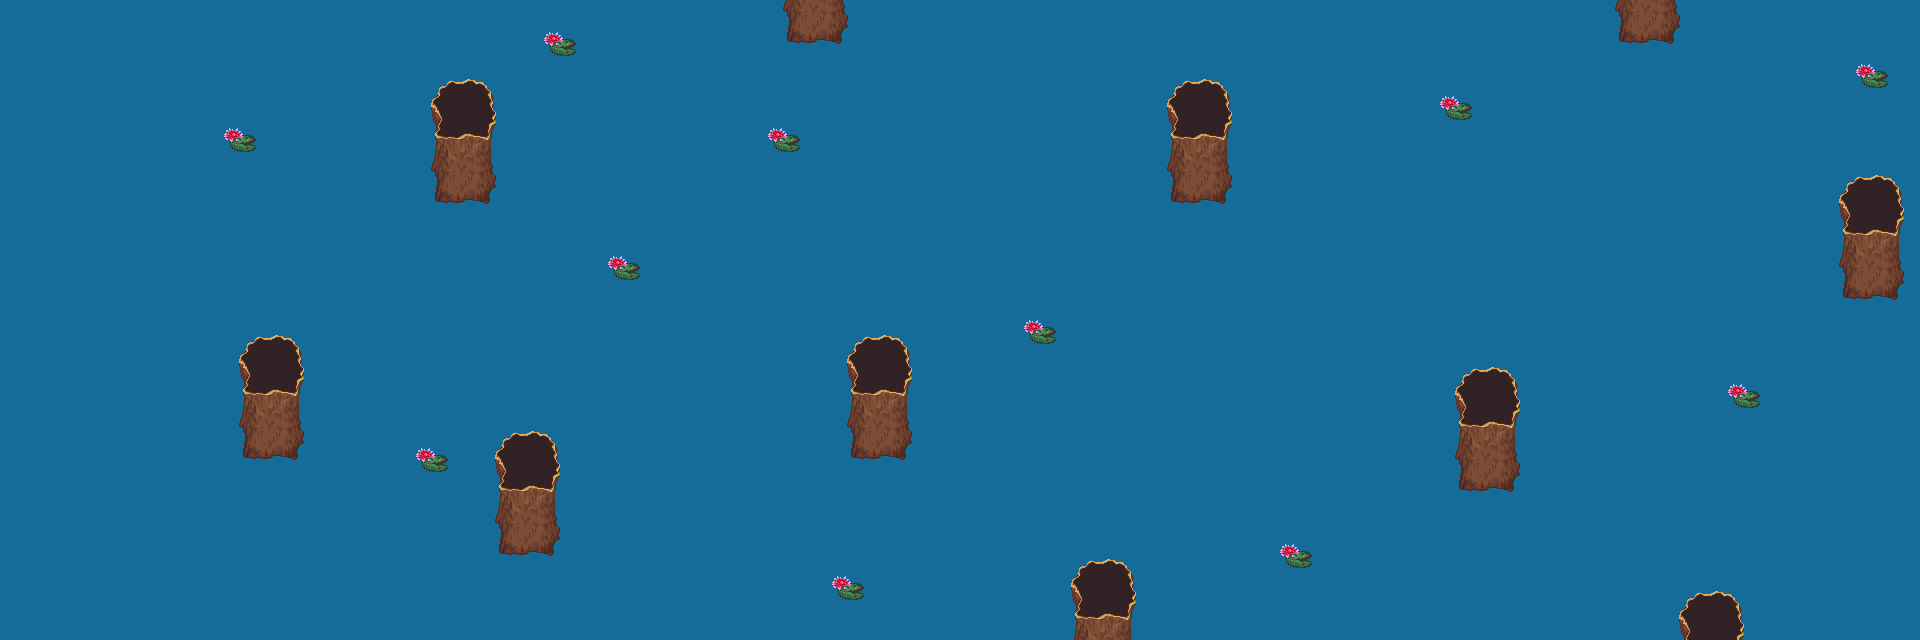

This game map was drawn from its Tiled (.tmx) file and the tilesets committed beside it. A one-line description and the trimmed map source follow:
An orthogonal 60x20 tile map with 32x32 px tiles, 3 tile layers (water-background, collectible-items, obstacle-layer) and 24 objects.

<map version="1.2" tiledversion="1.3.2" orientation="orthogonal" renderorder="right-down" compressionlevel="-1" width="60" height="20" tilewidth="32" tileheight="32" infinite="0" nextlayerid="6" nextobjectid="25">
 <tileset firstgid="1" source="terrain tilesheet.tsx" />
 <layer id="1" name="water-background" width="60" height="20">
  <data>[1200 cells, 1200 non-empty, 1 distinct tile ids]</data>
 </layer>
 <layer id="2" name="collectible-items" width="60" height="20">
  <data>[1200 cells, 11 non-empty, 1 distinct tile ids]</data>
 </layer>
 <layer id="3" name="obstacle-layer" width="60" height="20">
  <data>[1200 cells, 132 non-empty, 15 distinct tile ids]</data>
 </layer>
 <objectgroup id="4" name="collectibles-rectangles">
  <object id="1" x="225.333" y="129.333" width="30.6667" height="25.3333" />
  <object id="2" x="417.333" y="448" width="30.6667" height="25.3333" />
  <object id="3" x="608" y="254.667" width="32" height="26.6667" />
  <object id="4" x="768" y="129.333" width="32" height="24" />
  <object id="5" x="1025.33" y="320" width="32" height="25.3333" />
  <object id="6" x="1280" y="544" width="33.3333" height="26.6667" />
  <object id="7" x="1440" y="94.6667" width="32" height="29.3333" />
  <object id="8" x="1729.33" y="384" width="29.3333" height="24" />
  <object id="9" x="1856" y="64" width="32" height="25.3333" />
  <object id="10" x="546" y="32" width="32" height="28" />
  <object id="11" x="834" y="578" width="30" height="22" />
 </objectgroup>
 <objectgroup id="5" name="obstacle-rectangles">
  <object id="12" x="240.667" y="336" width="64" height="119.333" />
  <object id="13" x="490.667" y="430" width="70.6667" height="125.333" />
  <object id="14" x="842" y="335.333" width="72" height="125.333" />
  <object id="15" x="784.667" y="-12" width="64" height="54" />
  <object id="16" x="432.667" y="79.3333" width="62.6667" height="123.333" />
  <object id="17" x="1162.67" y="79.3333" width="70" height="124" />
  <object id="18" x="1614" y="-12" width="66" height="53.3333" />
  <object id="19" x="1840" y="176.667" width="65.3333" height="122" />
  <object id="20" x="1453.33" y="366.667" width="66.6667" height="124" />
  <object id="21" x="1065.33" y="560" width="70.6667" height="81.3333" />
  <object id="22" x="1669.33" y="589.333" width="74.6667" height="53.3333" />
  <object id="23" x="1668" y="588" width="76" height="54.6667" />
  <object id="24" x="1196.97" y="712.121" />
 </objectgroup>
</map>
